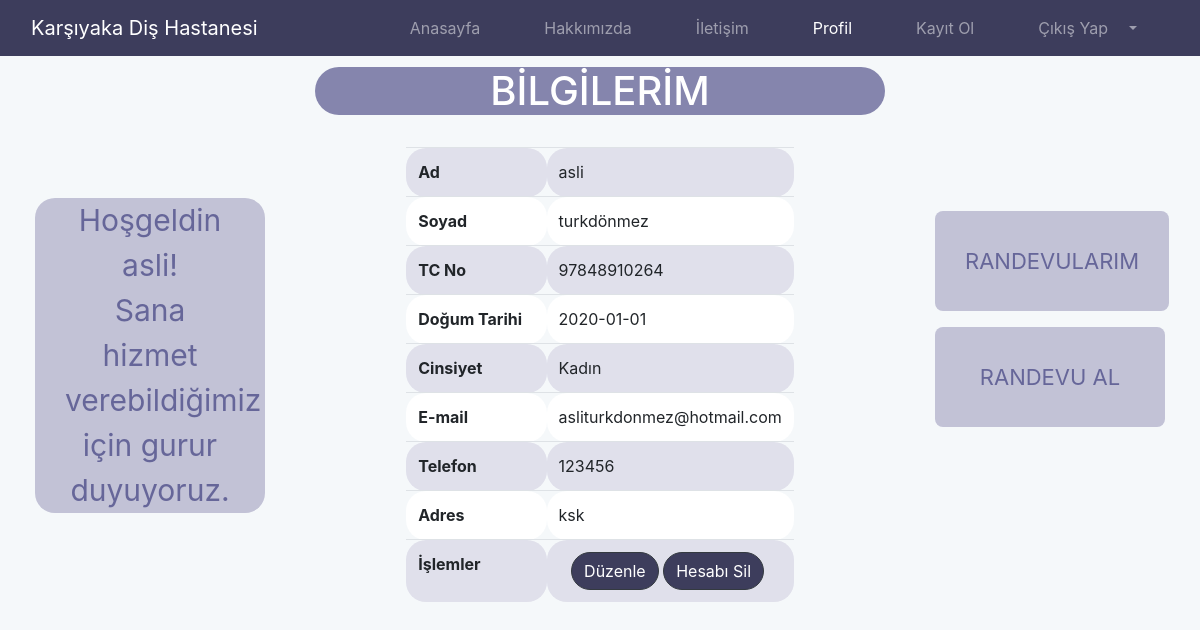
Screenshot of /anasayfa.php (signed in) with the database file from the repository.
### tables this page shows
CREATE TABLE IF NOT EXISTS `hasta` (
  `hasta_id` int(11) NOT NULL AUTO_INCREMENT,
  `ad` varchar(50) NOT NULL,
  `soyad` varchar(50) NOT NULL,
  `tc_no` varchar(15) NOT NULL,
  `email` varchar(50) NOT NULL,
  `telefon` varchar(20) NOT NULL,
  `sifre` varchar(500) NOT NULL,
  `adres` text NOT NULL,
  `dogum_tarihi` date NOT NULL,
  `cinsiyet` varchar(15) NOT NULL,
  PRIMARY KEY (`hasta_id`),
  UNIQUE KEY `tc_no` (`tc_no`)
);

### anasayfa.php (the view, shortened to what this page needs)
<?php   require_once 'mysqlbaglan.php'; ?>
<!DOCTYPE html>
<html lang="tr">
<head>
  <link rel="stylesheet" href="https://stackpath.bootstrapcdn.com/bootstrap/4.5.0/css/bootstrap.min.css"
>
  <link rel="stylesheet" href="https://maxcdn.bootstrapcdn.com/font-awesome/4.7.0/css/font-awesome.min.css">
</head>
<body>
  <nav class="navbar navbar-expand-lg navbar-dark sticky-top" style="background-color: #3d3d5c;">
    <div class="container-fluid">
      <a class="navbar-brand" href="index.php">Karşıyaka Diş Hastanesi</a>
      <div class="collapse navbar-collapse w-100 order-3 dual-collapse2" id="navbarNavDropdown">
        <ul class="navbar-nav ml-auto">
          <li class="nav-item ">
            <a class="nav-link" href="index.php">Anasayfa</a>
          </li>
          <li class="nav-item">
            <a class="nav-link" href="index.php#hakkimizda">Hakkımızda</a>
          </li>
          <li class="nav-item">
            <a class="nav-link" href="index.php#iletisim">İletişim</a>
          </li>
          <li class="nav-item active">
            <a class="nav-link" href="anasayfa.php">Profil <span class="sr-only">(current)</span></a>
          </li>
          <li class="nav-item">
            <a class="nav-link" href="kayit.php">Kayıt Ol</a>
          </li>
          <li class="nav-item dropdown">
            <a class="nav-link dropdown-toggle" href="#" id="navbarDropdownMenuLink" role="button"
              data-toggle="dropdown" aria-haspopup="true" aria-expanded="false">
              Çıkış Yap
              &ensp;
            </a>
          </li>
          <li class="nav-item">&emsp;&ensp;</li>
        </ul>
      </div>
    </div>
  </nav>
  <?php
        $a=@$_SESSION['tc_no'];
        $hastaSor=$db->prepare("SELECT * from hasta where tc_no='$a'");
        $hastaSor->execute();
        $hastaCek=$hastaSor->fetch(PDO::FETCH_ASSOC)
?>
  <div class="container">
    <div class="row">
      <div class="col-md-3">
        <section class="morButon" style="background:#f5f8fa; margin-top:45%">
          <ul class="list-unstyled">
            <li style="background:#c2c2d6; border-radius:20px; color: #666699;padding-left: 30px; text-align:center;
        padding-right: 30px;"><span style="font-size:30px;"> Hoşgeldin <?php echo $hastaCek["ad"]?>!<br> Sana hizmet
                verebildiğimiz için gurur duyuyoruz. <br></span></li>
          </ul>
        </section>
      </div>
      <div class="col-md-6">
        <h1 style="text-align:center; color:#fff; margin-top:11px; background-color:#8585ad; border-radius:50px">
          BİLGİLERİM</h1><br>
        <table class="table table-hover" style="margin:auto; width:68%; border-radius:20px;">
          <tr class="odd">
            <th scope="row">Ad</th>
            <td><?php echo $hastaCek["ad"] ?></td>
          </tr>
          <tr class="even">
            <th scope="row">Soyad</th>
            <td><?php echo $hastaCek["soyad"] ?></td>
          </tr>
          <tr class="odd">
            <th scope="row">TC No</th>
            <td><?php echo $hastaCek["tc_no"] ?></td>
          </tr>
          <tr class="even">
            <th scope="row">Doğum Tarihi</th>
            <td><?php echo $hastaCek["dogum_tarihi"] ?></td>
          </tr>
          <tr class="odd">
            <th scope="row">Cinsiyet</th>
            <td><?php echo $hastaCek["cinsiyet"] ?></td>
          </tr>
          <tr class="even">
            <th scope="row">E-mail</th>
            <td><?php echo $hastaCek["email"] ?></td>
          </tr>
          <tr class="odd">
            <th scope="row">Telefon</th>
            <td><?php echo $hastaCek["telefon"] ?></td>
          </tr>
          <tr class="even">
            <th scope="row">Adres</th>
            <td><?php echo $hastaCek["adres"] ?></td>
          </tr>
          <tr class="odd">
            <th scope="row" style="margin:auto;">İşlemler</th>
            <td> &ensp; <a href="guncelle.php?hasta_id=<?php echo $hastaCek['hasta_id']?>"> <button class="btn btn-dark"
                  style="background-color:#3d3d5c; border-radius:20px">Düzenle</button></a>
              <a href="hsil.php?hasta_id=<?php echo $hastaCek['hasta_id']?>&hastasill=ok"> <button class="btn btn-dark"
                  style="background-color:#3d3d5c; border-radius:20px">Hesabı Sil</button></a></td>
        </table>
      </div>
      <div class="col-md-3">
        <section class="morButon" style="background:#f5f8fa;margin-top:50%">
          <ul class="list-unstyled">
            <li><a href="randevularim.php" class="Randevularım insdr-insight-10-9"
                style="background:#c2c2d6;"><span>RANDEVULARIM</span></a></li>
          </ul>
          <ul class="list-unstyled">
            <li><a href="randevuolustur.php" class="RandevuAl" style="background:#c2c2d6;"><span>RANDEVU
                  AL</span></a></li>
          </ul>
        </section>
      </div>
    </div>
  </div>
</body>
</html>

### anasayfa.php (style rules this page uses)
.morButon { background: #fff; margin-top: 20px; padding: 20px 20px 0 20px; }
.morButon li a:link, .morButon li a:visited { display: table; width: 100%; text-align: center; height: 100px; padding-left: 30px; padding-right: 30px; font-size: 22px; background-color: #3d3d5c; color: #666699; border-radius: 8px; }
.morButon li a span { display: table-cell; vertical-align: middle; }
body { background: #f5f8fa }
@media (min-width:1200px) { .container { max-width: 1200px; } }
table, tr, td, th { border-collapse: collapse; border-radius: 20px; padding: 10px; }
td { width: 50px; }
.even { background-color: #fff; }
.odd { background-color: #e0e0eb; }

### rows the page displays
hasta: ad "asli", soyad "turkdönmez", tc_no "97848910264", dogum_tarihi "2020-01-01", cinsiyet "Kadın", email "asliturkdonmez@hotmail.com", telefon "123456", adres "ksk"
